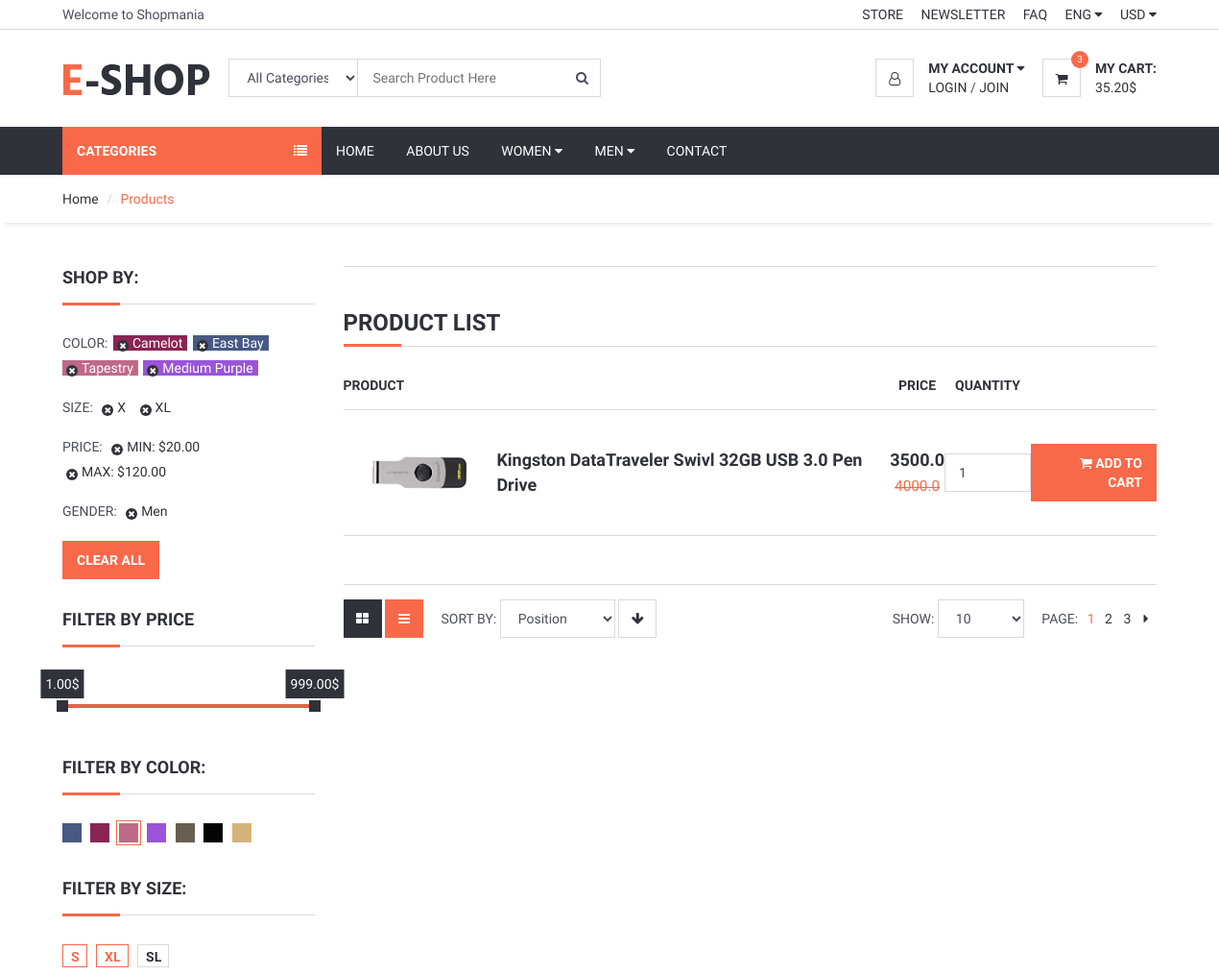
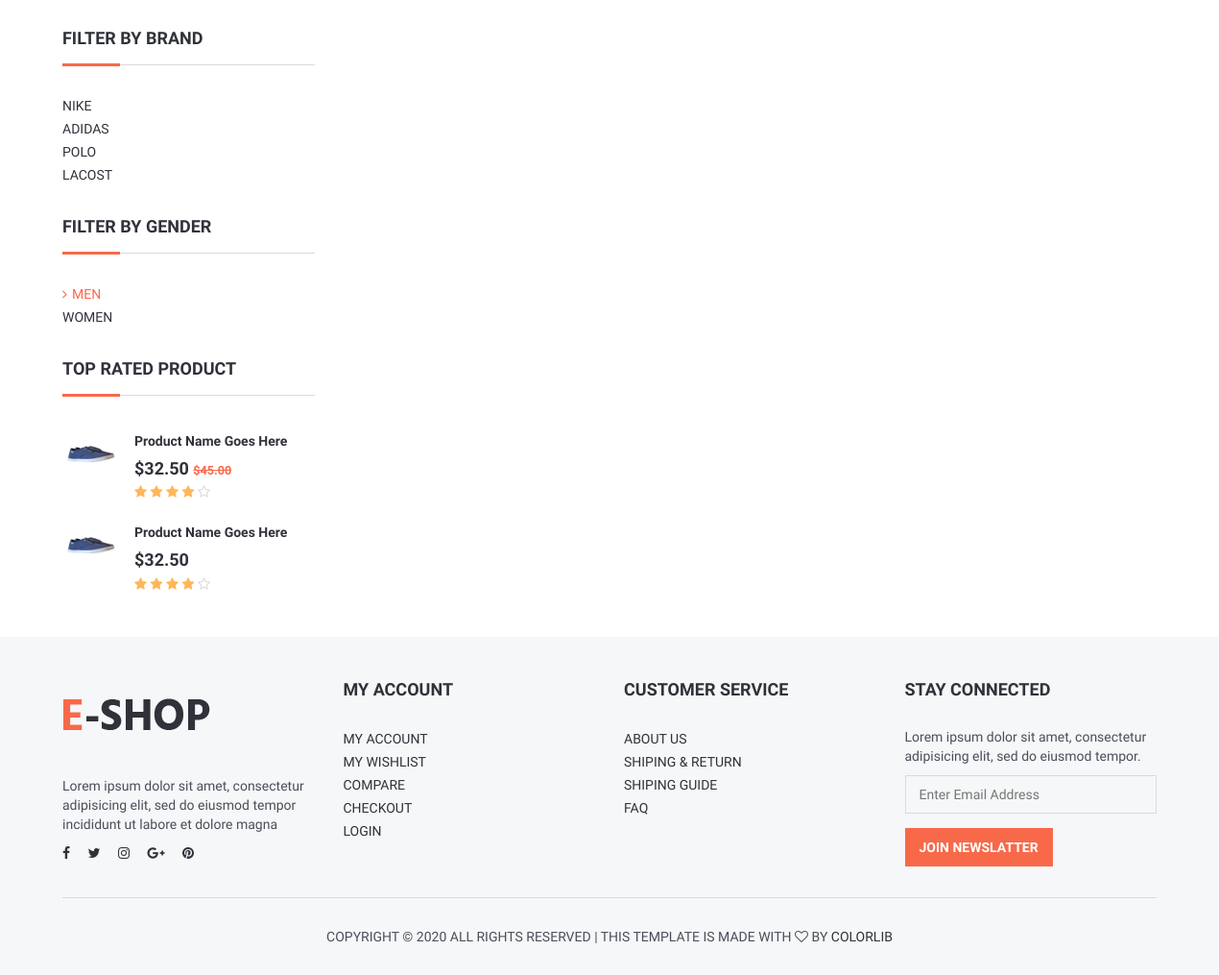
The page /category/16/computer-accessories on the database its author committed (2 pictures, top to bottom).
### djproduct/models.py (models this page shows, shortened)
class Product(models.Model):
    STATUS = (('True', 'True'),('False', 'False'))
    LABEL = (('Hot', 'Hot'), ('Sale', 'Sale'), ('New', 'New'))
    STOCK = (('In Stock', 'In Stock'), ('Out of Stock', 'Out of Stock'))
    category = models.ForeignKey(Category,on_delete=models.CASCADE)
    title = models.CharField(max_length=100)
    keywords = models.CharField(max_length=300)
    description = models.TextField(max_length=300)
    image=models.ImageField(upload_to='images/', blank=True)
    brand = models.CharField(max_length=200,blank=True)
    price = models.FloatField()
    discounted_price = models.FloatField(blank=True)
    details= RichTextUploadingField()
    slug = models.SlugField(unique=True,null=False)
    status=models.CharField(max_length=100,choices=STATUS)
    label = models.CharField(max_length=100,choices=LABEL,blank=True)
    stock = models.CharField(max_length=100,choices=STOCK,blank=True)
    create_at=models.DateTimeField(auto_now_add=True)
    update_at=models.DateTimeField(auto_now=True)
    def image_tag(self):
        if self.image.url is not None:
            return mark_safe(f'<img src="{self.image.url}" height="55"/>')
        else:
            return ""
    image_tag.short_description = 'Image' # title for images in admin products section

### djapp/views.py (the view)
# urls.py: path('category/<int:id>/<slug:slug>',category_products,name="category_products"),
def category_products(request, id, slug):
    category = Category.objects.all()
    products = Product.objects.filter(category_id=id)
    context_var = {'category': category, 'products': products}
    return render(request, 'products.html', context_var)

### djapp/templates/products.html (shortened to what this page needs)
{% extends 'base.html' %}
{% load static %}
{% block content %}
<div id="breadcrumb">
	<div class="container">
		<ul class="breadcrumb">
			<li><a href="/">Home</a></li>
			<li class="active">Products</li>
		</ul>
	</div>
</div>
<div class="section">
	<div class="container">
		<div class="row">
			<div id="aside" class="col-md-3">
				<div class="aside">
					<h3 class="aside-title">Shop by:</h3>
					<ul class="filter-list">
						<li><span class="text-uppercase">color:</span></li>
						<li><a href="#" style="color:#FFF; background-color:#8A2454;">Camelot</a></li>
						<li><a href="#" style="color:#FFF; background-color:#475984;">East Bay</a></li>
						<li><a href="#" style="color:#FFF; background-color:#BF6989;">Tapestry</a></li>
						<li><a href="#" style="color:#FFF; background-color:#9A54D8;">Medium Purple</a></li>
					</ul>
					<ul class="filter-list">
						<li><span class="text-uppercase">Size:</span></li>
						<li><a href="#">X</a></li>
						<li><a href="#">XL</a></li>
					</ul>
					<ul class="filter-list">
						<li><span class="text-uppercase">Price:</span></li>
						<li><a href="#">MIN: $20.00</a></li>
						<li><a href="#">MAX: $120.00</a></li>
					</ul>
					<ul class="filter-list">
						<li><span class="text-uppercase">Gender:</span></li>
						<li><a href="#">Men</a></li>
					</ul>
					<button class="primary-btn">Clear All</button>
				</div>
				<div class="aside">
					<h3 class="aside-title">Filter by Price</h3>
					<div id="price-slider"></div>
				</div>
				<div class="aside">
					<h3 class="aside-title">Filter By Color:</h3>
					<ul class="color-option">
						<li><a href="#" style="background-color:#475984;"></a></li>
						<li><a href="#" style="background-color:#8A2454;"></a></li>
						<li class="active"><a href="#" style="background-color:#BF6989;"></a></li>
						<li><a href="#" style="background-color:#9A54D8;"></a></li>
						<li><a href="#" style="background-color:#675F52;"></a></li>
						<li><a href="#" style="background-color:#050505;"></a></li>
						<li><a href="#" style="background-color:#D5B47B;"></a></li>
					</ul>
				</div>
				<div class="aside">
					<h3 class="aside-title">Filter By Size:</h3>
					<ul class="size-option">
						<li class="active"><a href="#">S</a></li>
						<li class="active"><a href="#">XL</a></li>
						<li><a href="#">SL</a></li>
					</ul>
				</div>
				<div class="aside">
					<h3 class="aside-title">Filter by Brand</h3>
					<ul class="list-links">
						<li><a href="#">Nike</a></li>
						<li><a href="#">Adidas</a></li>
						<li><a href="#">Polo</a></li>
						<li><a href="#">Lacost</a></li>
					</ul>
				</div>
				<div class="aside">
					<h3 class="aside-title">Filter by Gender</h3>
					<ul class="list-links">
						<li class="active"><a href="#">Men</a></li>
						<li><a href="#">Women</a></li>
					</ul>
				</div>
				<div class="aside">
					<h3 class="aside-title">Top Rated Product</h3>
					<div class="product product-widget">
						<div class="product-thumb">
							<img src="./img/thumb-product01.jpg" alt="">
						</div>
						<div class="product-body">
							<h2 class="product-name"><a href="#">Product Name Goes Here</a></h2>
							<h3 class="product-price">$32.50 <del class="product-old-price">$45.00</del></h3>
							<div class="product-rating">
								<i class="fa fa-star"></i>
								<i class="fa fa-star"></i>
								<i class="fa fa-star"></i>
								<i class="fa fa-star"></i>
								<i class="fa fa-star-o empty"></i>
							</div>
						</div>
					</div>
					<div class="product product-widget">
						<div class="product-thumb">
							<img src="./img/thumb-product01.jpg" alt="">
						</div>
						<div class="product-body">
							<h2 class="product-name"><a href="#">Product Name Goes Here</a></h2>
							<h3 class="product-price">$32.50</h3>
							<div class="product-rating">
								<i class="fa fa-star"></i>
								<i class="fa fa-star"></i>
								<i class="fa fa-star"></i>
								<i class="fa fa-star"></i>
								<i class="fa fa-star-o empty"></i>
							</div>
						</div>
					</div>
				</div>
			</div>
			<div id="main" class="col-md-9">
			<div id="store">
				<div class="row">
					<div class="col-md-12">
				<div class="order-summary clearfix">
					<div class="section-title">
						<h3 class="title">Product List</h3>
					</div>
					<table class="shopping-cart-table table">
						<thead>
							<tr>
								<th>Product</th>
								<th></th>
								<th class="text-center">Price</th>
								<th class="text-center">Quantity</th>
								<th class="text-right"></th>
							</tr>
						</thead>
						<tbody>
						{% for pro in products %}
							<tr>
								<td class="thumb"><a href="/product/{{pro.id}}/{{pro.slug}}">
									<img src="{{ pro.image.url }}" alt="Error loading image" style="height: 100px">
								</a></td>
								<td class="details"> <a href="/product/{{pro.id}}/{{pro.slug}}">{{ pro.title }}</a>	</td>
								<td class="price text-center">
									{% if pro.discounted_price > 0 %}
									<strong>{{ pro.discounted_price}}</strong><br><del class="font-weak primary-color"><small>{{pro.price}}</small></del>
									{% else %}
									<strong>{{ pro.price}}</strong>
									{% endif %}
								</td>
								<td class="qty text-center"><input class="input" type="number" value="1"></td>
								<td class="text-right"><a href="" class="primary-btn add-to-cart"><i class="fa fa-shopping-cart"></i> Add to Cart</a></td>
							</tr>
							{% endfor %}
						</tbody>
					</table>
					</div>
				</div>
			</div>
		</div>
				<div class="store-filter clearfix">
					<div class="pull-left">
						<div class="row-filter">
							<a href="#"><i class="fa fa-th-large"></i></a>
							<a href="#" class="active"><i class="fa fa-bars"></i></a>
						</div>
						<div class="sort-filter">
							<span class="text-uppercase">Sort By:</span>
							<select class="input">
								<option value="0">Position</option>
							</select>
							<a href="#" class="main-btn icon-btn"><i class="fa fa-arrow-down"></i></a>
						</div>
					</div>
					<div class="pull-right">
						<div class="page-filter">
							<span class="text-uppercase">Show:</span>
							<select class="input">
								<option value="0">10</option>
							</select>
						</div>
						<ul class="store-pages">
							<li><span class="text-uppercase">Page:</span></li>
							<li class="active">1</li>
							<li><a href="#">2</a></li>
							<li><a href="#">3</a></li>
							<li><a href="#"><i class="fa fa-caret-right"></i></a></li>
						</ul>
					</div>
				</div>
			</div>
		</div>
	</div>
</div>
{% endblock %}

### rows shown on the page
Product: image (picture), title "Kingston DataTraveler Swivl 32GB USB 3.0 Pen Drive", discounted_price "3500.0", price "4000.0"
